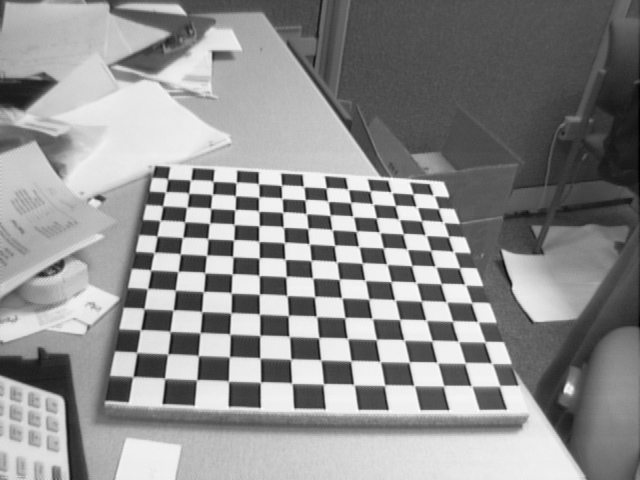
#> input picture images/Image1.tif, 640 x 480 px; its folder holds 6 pictures in this run
$ jupyter execute --allow-errors estimating_homographies.ipynb
#> lines starting #> are read from the running program, lines starting #| are printed output that depends on the picture
## Estimating homographies

[cell 1]
# import the necessary packages
import numpy as np
import cv2 as cv
import matplotlib.pyplot as plt
from matplotlib.pyplot import figure
import glob
import random

[cell 2]
## load the images
path = glob.glob("images/*.tif")
img_list = []

for img in path:
    image = cv.imread(img)
#> image is the input picture: shape (480, 640, 3); min 1, max 254, mean 142.9
    """ smoothed = cv.GaussianBlur(image, (9, 9), 10)
    unsharped = cv.addWeighted(image, 2, smoothed, -1, 0) """
    image = cv.cvtColor(image, cv.COLOR_BGR2GRAY)
#> image: shape (480, 640)
    img_list.append(image)

    if not cv.findChessboardCornersSB(image, (13,12), None)[0]:
        print("No corners found", img)

[cell 3]
# display one random image
## display some random images from the dataset
fig = plt.figure(figsize=(15, 15))

#> (the rest of this cell did not finish here and is left out)

[cell 4]
fig = plt.figure(figsize=(15, 15))

img = cv.imread("images/Image2.tif")
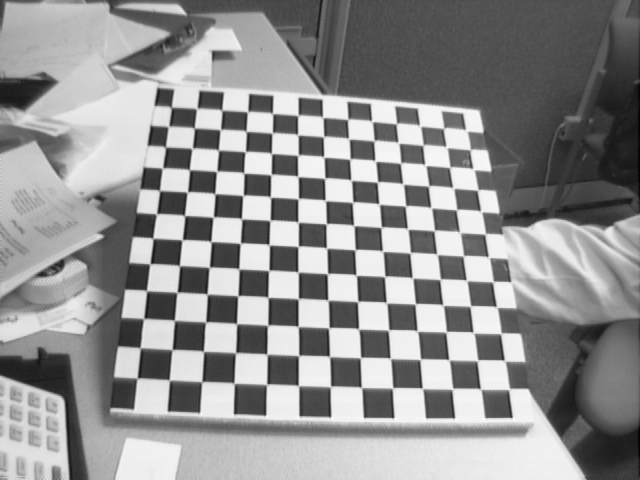
#> input picture images/Image2.tif, 640 x 480 px
#> img is the input picture: shape (480, 640, 3); min 1, max 254, mean 145.4
gray = cv.cvtColor(img, cv.COLOR_BGR2GRAY)
plt.imshow(gray, cmap='gray')

[cell 5]
img = cv.imread("images/Image3.tif")
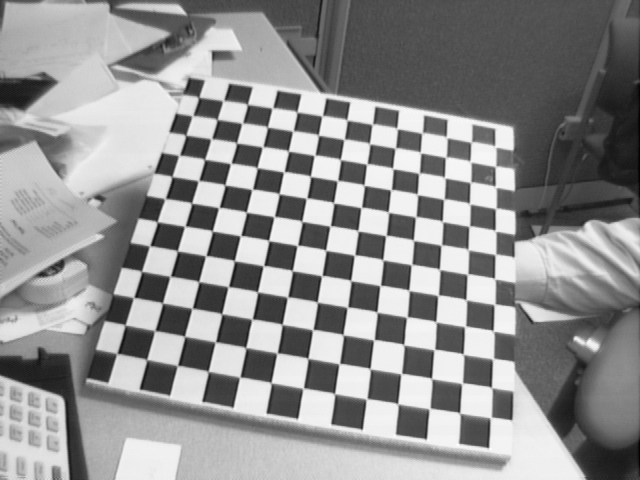
#> input picture images/Image3.tif, 640 x 480 px
#> img is the input picture: shape (480, 640, 3); min 1, max 254, mean 144.8
gray = cv.cvtColor(img, cv.COLOR_BGR2GRAY)
    # Find the chess board corners
#gray = img_list[1]
size = (13, 12)
# Find the chess board corners
corners = [item[0] for item in cv.findChessboardCornersSB(gray, size, None)[1]]
#> corners = 156 pairs, first value 116.4 to 495.9, second value 96.7 to 417.8
corners
#> Out has the same summary as corners

[cell 6]
point_list = np.zeros(len(img_list))

size = (13, 12)

for i,img in enumerate(img_list):
    corners = [item[0] for item in cv.findChessboardCornersSB(img, size, None)[1]]
    print(i)
    #point_list[i] = corners
